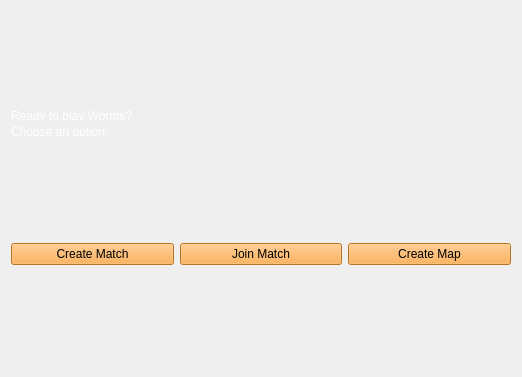
<?xml version="1.0" encoding="UTF-8"?>
<ui version="4.0">
 <class>Greeter</class>
 <widget class="QWidget" name="Greeter">
  <property name="geometry">
   <rect>
    <x>0</x>
    <y>0</y>
    <width>522</width>
    <height>377</height>
   </rect>
  </property>
  <property name="windowTitle">
   <string>Form</string>
  </property>
  <property name="styleSheet">
   <string notr="true">QLabel{
color: white;
max-height: 10px;
}
QPushButton {
selection-background-color: rgb(255, 41, 41);
background: rgb(255, 159, 49);
}
QPushButton:hover{

background:rgb(255, 0, 0);
}
QPushButton:pressed {
background:rgb(255, 102, 0);
}</string>
  </property>
  <layout class="QVBoxLayout" name="verticalLayout">
   <item>
    <layout class="QHBoxLayout" name="horizontalLayout_3">
     <item>
      <layout class="QVBoxLayout" name="verticalLayout_3">
       <item>
        <widget class="QLabel" name="label">
         <property name="text">
          <string>Ready to play Worms?</string>
         </property>
        </widget>
       </item>
       <item>
        <widget class="QLabel" name="label_2">
         <property name="text">
          <string>Choose an option:</string>
         </property>
        </widget>
       </item>
      </layout>
     </item>
    </layout>
   </item>
   <item>
    <layout class="QHBoxLayout" name="horizontalLayout" stretch="0,0,0">
     <property name="bottomMargin">
      <number>0</number>
     </property>
     <item>
      <widget class="QPushButton" name="createButton">
       <property name="text">
        <string>Create Match</string>
       </property>
      </widget>
     </item>
     <item>
      <widget class="QPushButton" name="joinButton">
       <property name="text">
        <string>Join Match</string>
       </property>
      </widget>
     </item>
     <item>
      <widget class="QPushButton" name="createMapButton">
       <property name="text">
        <string>Create Map</string>
       </property>
      </widget>
     </item>
    </layout>
   </item>
  </layout>
 </widget>
 <resources/>
 <connections/>
</ui>
